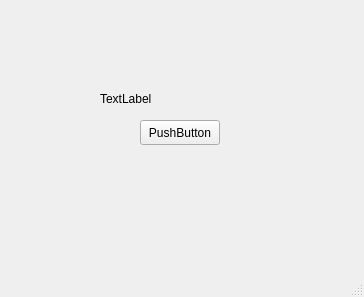
<?xml version="1.0" encoding="UTF-8"?>
<ui version="4.0">
 <class>MainWindow</class>
 <widget class="QMainWindow" name="MainWindow">
  <property name="geometry">
   <rect>
    <x>0</x>
    <y>0</y>
    <width>364</width>
    <height>297</height>
   </rect>
  </property>
  <property name="windowTitle">
   <string>MainWindow</string>
  </property>
  <widget class="QWidget" name="centralwidget">
   <widget class="QPushButton" name="pushButton">
    <property name="geometry">
     <rect>
      <x>140</x>
      <y>120</y>
      <width>80</width>
      <height>25</height>
     </rect>
    </property>
    <property name="text">
     <string>PushButton</string>
    </property>
   </widget>
   <widget class="QLabel" name="label">
    <property name="geometry">
     <rect>
      <x>100</x>
      <y>90</y>
      <width>171</width>
      <height>17</height>
     </rect>
    </property>
    <property name="text">
     <string>TextLabel</string>
    </property>
   </widget>
  </widget>
  <widget class="QMenuBar" name="menubar">
   <property name="geometry">
    <rect>
     <x>0</x>
     <y>0</y>
     <width>364</width>
     <height>22</height>
    </rect>
   </property>
  </widget>
  <widget class="QStatusBar" name="statusbar"/>
 </widget>
 <resources/>
 <connections/>
</ui>
